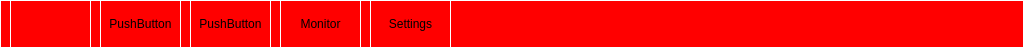
   <widget class="QWidget" name="widButtons" native="true">
    <property name="geometry">
     <rect>
      <x>0</x>
      <y>720</y>
      <width>1024</width>
      <height>48</height>
     </rect>
    </property>
    <property name="palette">
     <palette>
      <active>
       <colorrole role="WindowText">
        <brush brushstyle="SolidPattern">
         <color alpha="255">
          <red>0</red>
          <green>0</green>
          <blue>0</blue>
         </color>
        </brush>
       </colorrole>
       <colorrole role="Button">
        <brush brushstyle="SolidPattern">
         <color alpha="255">
          <red>255</red>
          <green>0</green>
          <blue>0</blue>
         </color>
        </brush>
       </colorrole>
       <colorrole role="Light">
        <brush brushstyle="SolidPattern">
         <color alpha="255">
          <red>255</red>
          <green>127</green>
          <blue>127</blue>
         </color>
        </brush>
       </colorrole>
       <colorrole role="Midlight">
        <brush brushstyle="SolidPattern">
         <color alpha="255">
          <red>255</red>
          <green>63</green>
          <blue>63</blue>
         </color>
        </brush>
       </colorrole>
       <colorrole role="Dark">
        <brush brushstyle="SolidPattern">
         <color alpha="255">
          <red>127</red>
          <green>0</green>
          <blue>0</blue>
         </color>
        </brush>
       </colorrole>
       <colorrole role="Mid">
        <brush brushstyle="SolidPattern">
         <color alpha="255">
          <red>170</red>
          <green>0</green>
          <blue>0</blue>
         </color>
        </brush>
       </colorrole>
       <colorrole role="Text">
        <brush brushstyle="SolidPattern">
         <color alpha="255">
          <red>0</red>
          <green>0</green>
          <blue>0</blue>
         </color>
        </brush>
       </colorrole>
       <colorrole role="BrightText">
        <brush brushstyle="SolidPattern">
         <color alpha="255">
          <red>255</red>
          <green>255</green>
          <blue>255</blue>
         </color>
        </brush>
       </colorrole>
       <colorrole role="ButtonText">
        <brush brushstyle="SolidPattern">
         <color alpha="255">
          <red>0</red>
          <green>0</green>
          <blue>0</blue>
         </color>
        </brush>
       </colorrole>
       <colorrole role="Base">
        <brush brushstyle="SolidPattern">
         <color alpha="255">
          <red>255</red>
          <green>0</green>
          <blue>0</blue>
         </color>
        </brush>
       </colorrole>
       <colorrole role="Window">
        <brush brushstyle="SolidPattern">
         <color alpha="255">
          <red>255</red>
          <green>0</green>
          <blue>0</blue>
         </color>
        </brush>
       </colorrole>
       <colorrole role="Shadow">
        <brush brushstyle="SolidPattern">
         <color alpha="255">
          <red>0</red>
          <green>0</green>
          <blue>0</blue>
         </color>
        </brush>
       </colorrole>
       <colorrole role="AlternateBase">
        <brush brushstyle="SolidPattern">
         <color alpha="255">
          <red>255</red>
          <green>127</green>
          <blue>127</blue>
         </color>
        </brush>
       </colorrole>
       <colorrole role="ToolTipBase">
        <brush brushstyle="SolidPattern">
         <color alpha="255">
          <red>255</red>
          <green>255</green>
          <blue>220</blue>
         </color>
        </brush>
       </colorrole>
       <colorrole role="ToolTipText">
        <brush brushstyle="SolidPattern">
         <color alpha="255">
          <red>0</red>
          <green>0</green>
          <blue>0</blue>
         </color>
        </brush>
       </colorrole>
      </active>
      <inactive>
       <colorrole role="WindowText">
        <brush brushstyle="SolidPattern">
         <color alpha="255">
          <red>0</red>
          <green>0</green>
          <blue>0</blue>
         </color>
        </brush>
       </colorrole>
       <colorrole role="Button">
        <brush brushstyle="SolidPattern">
         <color alpha="255">
          <red>255</red>
          <green>0</green>
          <blue>0</blue>
         </color>
        </brush>
       </colorrole>
       <colorrole role="Light">
        <brush brushstyle="SolidPattern">
         <color alpha="255">
          <red>255</red>
          <green>127</green>
          <blue>127</blue>
         </color>
        </brush>
       </colorrole>
       <colorrole role="Midlight">
        <brush brushstyle="SolidPattern">
         <color alpha="255">
          <red>255</red>
          <green>63</green>
          <blue>63</blue>
         </color>
        </brush>
       </colorrole>
       <colorrole role="Dark">
        <brush brushstyle="SolidPattern">
         <color alpha="255">
          <red>127</red>
          <green>0</green>
          <blue>0</blue>
         </color>
        </brush>
       </colorrole>
       <colorrole role="Mid">
        <brush brushstyle="SolidPattern">
         <color alpha="255">
          <red>170</red>
          <green>0</green>
          <blue>0</blue>
         </color>
        </brush>
       </colorrole>
       <colorrole role="Text">
        <brush brushstyle="SolidPattern">
         <color alpha="255">
          <red>0</red>
          <green>0</green>
          <blue>0</blue>
         </color>
        </brush>
       </colorrole>
       <colorrole role="BrightText">
        <brush brushstyle="SolidPattern">
         <color alpha="255">
          <red>255</red>
          <green>255</green>
          <blue>255</blue>
         </color>
        </brush>
       </colorrole>
       <colorrole role="ButtonText">
        <brush brushstyle="SolidPattern">
         <color alpha="255">
          <red>0</red>
          <green>0</green>
          <blue>0</blue>
         </color>
        </brush>
       </colorrole>
       <colorrole role="Base">
        <brush brushstyle="SolidPattern">
         <color alpha="255">
          <red>255</red>
          <green>0</green>
          <blue>0</blue>
         </color>
        </brush>
       </colorrole>
       <colorrole role="Window">
        <brush brushstyle="SolidPattern">
         <color alpha="255">
          <red>255</red>
          <green>0</green>
          <blue>0</blue>
         </color>
        </brush>
       </colorrole>
       <colorrole role="Shadow">
        <brush brushstyle="SolidPattern">
         <color alpha="255">
          <red>0</red>
          <green>0</green>
          <blue>0</blue>
         </color>
        </brush>
       </colorrole>
       <colorrole role="AlternateBase">
        <brush brushstyle="SolidPattern">
         <color alpha="255">
          <red>255</red>
          <green>127</green>
          <blue>127</blue>
         </color>
        </brush>
       </colorrole>
       <colorrole role="ToolTipBase">
        <brush brushstyle="SolidPattern">
         <color alpha="255">
          <red>255</red>
          <green>255</green>
          <blue>220</blue>
         </color>
        </brush>
       </colorrole>
       <colorrole role="ToolTipText">
        <brush brushstyle="SolidPattern">
         <color alpha="255">
          <red>0</red>
          <green>0</green>
          <blue>0</blue>
         </color>
        </brush>
       </colorrole>
      </inactive>
      <disabled>
       <colorrole role="WindowText">
        <brush brushstyle="SolidPattern">
         <color alpha="255">
          <red>127</red>
          <green>0</green>
          <blue>0</blue>
         </color>
        </brush>
       </colorrole>
       <colorrole role="Button">
        <brush brushstyle="SolidPattern">
         <color alpha="255">
          <red>255</red>
          <green>0</green>
          <blue>0</blue>
         </color>
        </brush>
       </colorrole>
       <colorrole role="Light">
        <brush brushstyle="SolidPattern">
         <color alpha="255">
          <red>255</red>
          <green>127</green>
          <blue>127</blue>
         </color>
        </brush>
       </colorrole>
       <colorrole role="Midlight">
        <brush brushstyle="SolidPattern">
         <color alpha="255">
          <red>255</red>
          <green>63</green>
          <blue>63</blue>
         </color>
        </brush>
       </colorrole>
       <colorrole role="Dark">
        <brush brushstyle="SolidPattern">
         <color alpha="255">
          <red>127</red>
          <green>0</green>
          <blue>0</blue>
         </color>
        </brush>
       </colorrole>
       <colorrole role="Mid">
        <brush brushstyle="SolidPattern">
         <color alpha="255">
          <red>170</red>
          <green>0</green>
          <blue>0</blue>
         </color>
        </brush>
       </colorrole>
       <colorrole role="Text">
        <brush brushstyle="SolidPattern">
         <color alpha="255">
          <red>127</red>
          <green>0</green>
          <blue>0</blue>
         </color>
        </brush>
       </colorrole>
       <colorrole role="BrightText">
        <brush brushstyle="SolidPattern">
         <color alpha="255">
          <red>255</red>
          <green>255</green>
          <blue>255</blue>
         </color>
        </brush>
       </colorrole>
       <colorrole role="ButtonText">
        <brush brushstyle="SolidPattern">
         <color alpha="255">
          <red>127</red>
          <green>0</green>
          <blue>0</blue>
         </color>
        </brush>
       </colorrole>
       <colorrole role="Base">
        <brush brushstyle="SolidPattern">
         <color alpha="255">
          <red>255</red>
          <green>0</green>
          <blue>0</blue>
         </color>
        </brush>
       </colorrole>
       <colorrole role="Window">
        <brush brushstyle="SolidPattern">
         <color alpha="255">
          <red>255</red>
          <green>0</green>
          <blue>0</blue>
         </color>
        </brush>
       </colorrole>
       <colorrole role="Shadow">
        <brush brushstyle="SolidPattern">
         <color alpha="255">
          <red>0</red>
          <green>0</green>
          <blue>0</blue>
         </color>
        </brush>
       </colorrole>
       <colorrole role="AlternateBase">
        <brush brushstyle="SolidPattern">
         <color alpha="255">
          <red>255</red>
          <green>0</green>
          <blue>0</blue>
         </color>
        </brush>
       </colorrole>
       <colorrole role="ToolTipBase">
        <brush brushstyle="SolidPattern">
         <color alpha="255">
          <red>255</red>
          <green>255</green>
          <blue>220</blue>
         </color>
        </brush>
       </colorrole>
       <colorrole role="ToolTipText">
        <brush brushstyle="SolidPattern">
         <color alpha="255">
          <red>0</red>
          <green>0</green>
          <blue>0</blue>
         </color>
        </brush>
       </colorrole>
      </disabled>
     </palette>
    </property>
    <property name="autoFillBackground">
     <bool>false</bool>
    </property>
    <property name="styleSheet">
     <string notr="true">border-color: rgb(255, 255, 255);
background-color: rgb(255, 0, 0);
border-style: outset;
border-width: 1px;</string>
    </property>
    <widget class="QPushButton" name="pBMheard">
     <property name="geometry">
      <rect>
       <x>10</x>
       <y>0</y>
       <width>81</width>
       <height>48</height>
      </rect>
     </property>
     <property name="text">
      <string/>
     </property>
     <property name="icon">
      <iconset>
       <normaloff>graphics/mheard.png</normaloff>graphics/mheard.png</iconset>
     </property>
     <property name="iconSize">
      <size>
       <width>81</width>
       <height>51</height>
      </size>
     </property>
    </widget>
    <widget class="QPushButton" name="pushButton_2">
     <property name="geometry">
      <rect>
       <x>100</x>
       <y>0</y>
       <width>81</width>
       <height>48</height>
      </rect>
     </property>
     <property name="text">
      <string>PushButton</string>
     </property>
    </widget>
    <widget class="QPushButton" name="pushButton_3">
     <property name="geometry">
      <rect>
       <x>190</x>
       <y>0</y>
       <width>81</width>
       <height>48</height>
      </rect>
     </property>
     <property name="text">
      <string>PushButton</string>
     </property>
    </widget>
    <widget class="QPushButton" name="pBSettings">
     <property name="geometry">
      <rect>
       <x>370</x>
       <y>0</y>
       <width>81</width>
       <height>48</height>
      </rect>
     </property>
     <property name="autoFillBackground">
      <bool>false</bool>
     </property>
     <property name="text">
      <string>Settings</string>
     </property>
    </widget>
    <widget class="QPushButton" name="pBMonitor">
     <property name="geometry">
      <rect>
       <x>280</x>
       <y>0</y>
       <width>81</width>
       <height>48</height>
      </rect>
     </property>
     <property name="text">
      <string>Monitor</string>
     </property>
    </widget>
   </widget>
